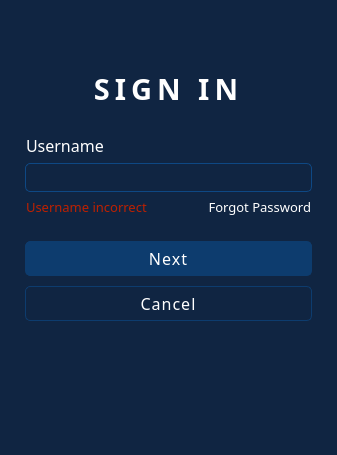
<?xml version="1.0" encoding="UTF-8"?>
<ui version="4.0">
 <class>Form</class>
 <widget class="QWidget" name="Form">
  <property name="geometry">
   <rect>
    <x>0</x>
    <y>0</y>
    <width>337</width>
    <height>455</height>
   </rect>
  </property>
  <property name="minimumSize">
   <size>
    <width>337</width>
    <height>455</height>
   </size>
  </property>
  <property name="maximumSize">
   <size>
    <width>337</width>
    <height>455</height>
   </size>
  </property>
  <property name="styleSheet">
   <string notr="true">QWidget{
	background: #102542; color: white
}

QLineEdit {
 	padding: 1px 5px;
 	border: 1px solid #0e4884;
 	border-radius: 5px;
}

QPushButton {
	padding: 5px;
	border: 1px solid #0d3c6e;
	border-radius: 5px;
	background-color: #0d3c6e;
	letter-spacing: 1px
}

QPushButton#btn_cancel:pressed,
QPushButton:pressed {
	background-color: #083654;
}

QPushButton#btn_cancel {
  	background-color: none;
}

QLineEdit:focus,
QLineEdit:hover,
QPushButton:focus,
QPushButton:hover{
  border: 1px solid #256eff;
  outline: none;
}</string>
  </property>
  <layout class="QVBoxLayout" name="verticalLayout_6">
   <property name="spacing">
    <number>0</number>
   </property>
   <property name="leftMargin">
    <number>0</number>
   </property>
   <property name="topMargin">
    <number>0</number>
   </property>
   <property name="rightMargin">
    <number>0</number>
   </property>
   <property name="bottomMargin">
    <number>0</number>
   </property>
   <item>
    <widget class="QWidget" name="title_bar" native="true">
     <property name="minimumSize">
      <size>
       <width>0</width>
       <height>30</height>
      </size>
     </property>
     <property name="maximumSize">
      <size>
       <width>16777215</width>
       <height>30</height>
      </size>
     </property>
     <property name="styleSheet">
      <string notr="true">background: #102542</string>
     </property>
    </widget>
   </item>
   <item>
    <widget class="QWidget" name="widget" native="true">
     <layout class="QVBoxLayout" name="verticalLayout_5">
      <property name="spacing">
       <number>25</number>
      </property>
      <property name="leftMargin">
       <number>25</number>
      </property>
      <property name="topMargin">
       <number>25</number>
      </property>
      <property name="rightMargin">
       <number>25</number>
      </property>
      <property name="bottomMargin">
       <number>25</number>
      </property>
      <item>
       <layout class="QVBoxLayout" name="verticalLayout_4">
        <property name="spacing">
         <number>0</number>
        </property>
        <property name="sizeConstraint">
         <enum>QLayout::SetFixedSize</enum>
        </property>
        <item>
         <widget class="QLabel" name="icon">
          <property name="sizePolicy">
           <sizepolicy hsizetype="Preferred" vsizetype="Fixed">
            <horstretch>0</horstretch>
            <verstretch>0</verstretch>
           </sizepolicy>
          </property>
          <property name="styleSheet">
           <string notr="true">padding-right: 5px</string>
          </property>
          <property name="text">
           <string/>
          </property>
          <property name="pixmap">
           <pixmap resource="C:/Users/moral/Desktop/Resources/Resources.qrc">:/icons/login.png</pixmap>
          </property>
          <property name="scaledContents">
           <bool>false</bool>
          </property>
          <property name="alignment">
           <set>Qt::AlignCenter</set>
          </property>
         </widget>
        </item>
        <item>
         <widget class="QLabel" name="lbl_sign_in">
          <property name="sizePolicy">
           <sizepolicy hsizetype="Preferred" vsizetype="Fixed">
            <horstretch>0</horstretch>
            <verstretch>0</verstretch>
           </sizepolicy>
          </property>
          <property name="font">
           <font>
            <family>Barlow ExtraBold</family>
            <pointsize>22</pointsize>
            <weight>75</weight>
            <italic>false</italic>
            <bold>true</bold>
           </font>
          </property>
          <property name="styleSheet">
           <string notr="true">letter-spacing: 5px</string>
          </property>
          <property name="text">
           <string>SIGN IN</string>
          </property>
          <property name="alignment">
           <set>Qt::AlignCenter</set>
          </property>
          <property name="indent">
           <number>0</number>
          </property>
         </widget>
        </item>
       </layout>
      </item>
      <item>
       <layout class="QVBoxLayout" name="verticalLayout_3">
        <property name="spacing">
         <number>6</number>
        </property>
        <item>
         <layout class="QVBoxLayout" name="verticalLayout_2">
          <property name="spacing">
           <number>6</number>
          </property>
          <item>
           <widget class="QLabel" name="lbl_tag">
            <property name="sizePolicy">
             <sizepolicy hsizetype="Preferred" vsizetype="Fixed">
              <horstretch>0</horstretch>
              <verstretch>0</verstretch>
             </sizepolicy>
            </property>
            <property name="font">
             <font>
              <family>Barlow</family>
              <pointsize>12</pointsize>
             </font>
            </property>
            <property name="text">
             <string>Username</string>
            </property>
            <property name="indent">
             <number>1</number>
            </property>
           </widget>
          </item>
          <item>
           <widget class="QLineEdit" name="txt_input">
            <property name="font">
             <font>
              <family>Barlow</family>
              <pointsize>12</pointsize>
             </font>
            </property>
            <property name="echoMode">
             <enum>QLineEdit::Password</enum>
            </property>
           </widget>
          </item>
         </layout>
        </item>
        <item>
         <widget class="QWidget" name="widget" native="true">
          <layout class="QHBoxLayout" name="horizontalLayout" stretch="0,0">
           <property name="spacing">
            <number>0</number>
           </property>
           <property name="leftMargin">
            <number>0</number>
           </property>
           <property name="topMargin">
            <number>0</number>
           </property>
           <property name="rightMargin">
            <number>0</number>
           </property>
           <property name="bottomMargin">
            <number>0</number>
           </property>
           <item>
            <widget class="QLabel" name="lbl_validator">
             <property name="sizePolicy">
              <sizepolicy hsizetype="Preferred" vsizetype="Fixed">
               <horstretch>0</horstretch>
               <verstretch>0</verstretch>
              </sizepolicy>
             </property>
             <property name="font">
              <font>
               <family>Barlow</family>
               <pointsize>10</pointsize>
              </font>
             </property>
             <property name="styleSheet">
              <string notr="true">color: #bd2000</string>
             </property>
             <property name="text">
              <string>Username incorrect</string>
             </property>
             <property name="indent">
              <number>1</number>
             </property>
            </widget>
           </item>
           <item>
            <widget class="QLabel" name="lbl_forgot_password">
             <property name="sizePolicy">
              <sizepolicy hsizetype="Preferred" vsizetype="Fixed">
               <horstretch>0</horstretch>
               <verstretch>0</verstretch>
              </sizepolicy>
             </property>
             <property name="minimumSize">
              <size>
               <width>141</width>
               <height>17</height>
              </size>
             </property>
             <property name="font">
              <font>
               <family>Barlow</family>
               <pointsize>10</pointsize>
              </font>
             </property>
             <property name="text">
              <string>Forgot Password</string>
             </property>
             <property name="alignment">
              <set>Qt::AlignRight|Qt::AlignTrailing|Qt::AlignVCenter</set>
             </property>
             <property name="indent">
              <number>1</number>
             </property>
            </widget>
           </item>
          </layout>
         </widget>
        </item>
       </layout>
      </item>
      <item>
       <layout class="QVBoxLayout" name="verticalLayout">
        <property name="spacing">
         <number>10</number>
        </property>
        <item>
         <widget class="QPushButton" name="btn_next">
          <property name="font">
           <font>
            <family>Barlow</family>
            <pointsize>12</pointsize>
            <weight>50</weight>
            <bold>false</bold>
           </font>
          </property>
          <property name="styleSheet">
           <string notr="true">padding: 5px;</string>
          </property>
          <property name="text">
           <string>Next</string>
          </property>
         </widget>
        </item>
        <item>
         <widget class="QPushButton" name="btn_cancel">
          <property name="font">
           <font>
            <family>Barlow</family>
            <pointsize>12</pointsize>
           </font>
          </property>
          <property name="styleSheet">
           <string notr="true">padding: 5px;</string>
          </property>
          <property name="text">
           <string>Cancel</string>
          </property>
         </widget>
        </item>
        <item>
         <spacer name="verticalSpacer">
          <property name="orientation">
           <enum>Qt::Vertical</enum>
          </property>
          <property name="sizeHint" stdset="0">
           <size>
            <width>20</width>
            <height>0</height>
           </size>
          </property>
         </spacer>
        </item>
       </layout>
      </item>
     </layout>
    </widget>
   </item>
  </layout>
 </widget>
 <resources>
  <include location="C:/Users/moral/Desktop/Resources/Resources.qrc"/>
  <include location="C:/Users/moral/Desktop/Resources/Resources.qrc"/>
 </resources>
 <connections/>
</ui>
